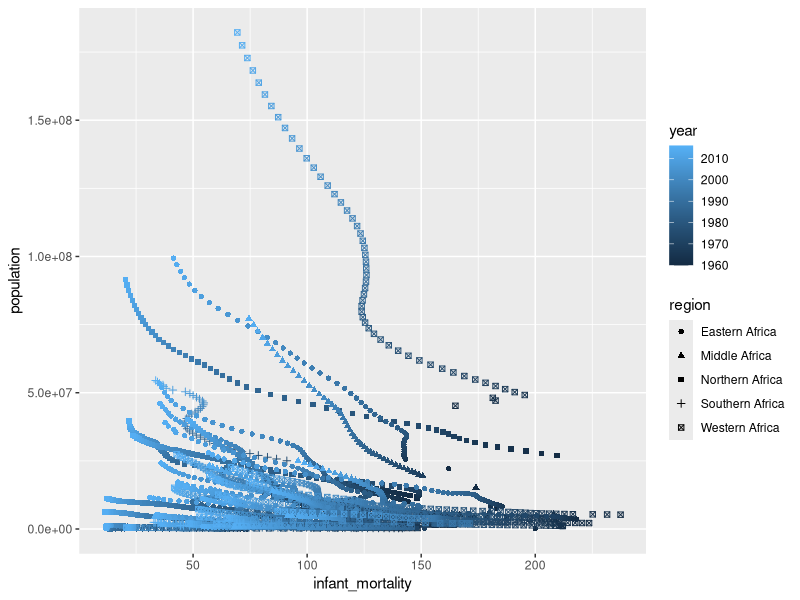
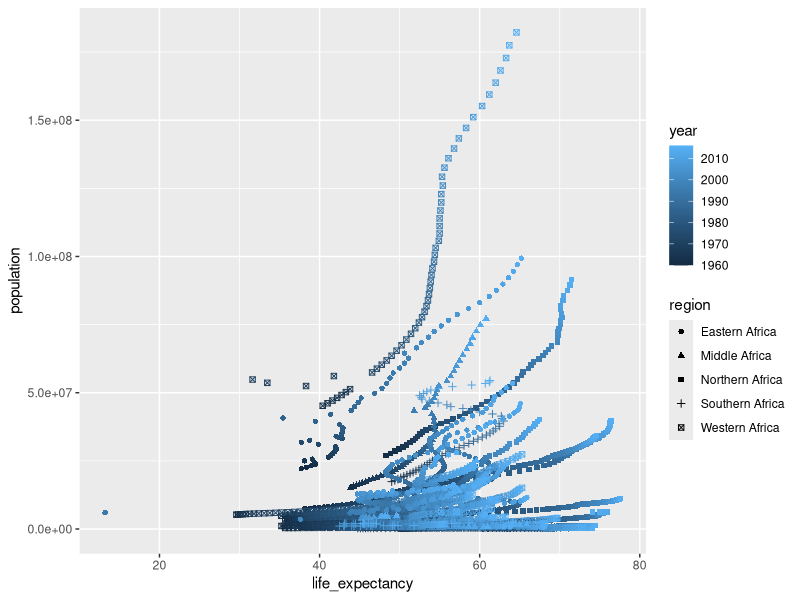
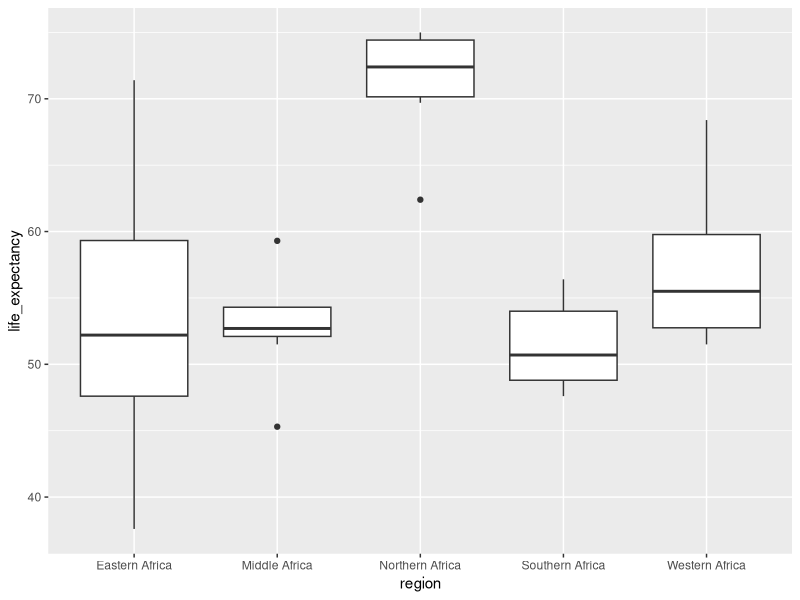

Write the R code that produced these figures, in order.
## ---- chunk 1
library(dslabs)
#library(gapminder)

#summary(data(gapminder))
### above is what caused my weird data

#look at help files for gapminder
help(gapminder)
#overview of data structure
str(gapminder)
#summary of data
summary(gapminder)
#determine type of object gapminder is
class(gapminder)

## ---- chunk 2
library(tidyverse)
library(dplyr)
## ---- chunk 3
africadata<-gapminder%>%
  filter(continent=="Africa")
## ---- chunk 4
str(africadata)
summary(africadata)
class(africadata)
## ---- chunk 5
Ainfant_mortality<-africadata%>%
  select(infant_mortality)
str(Ainfant_mortality)
summary(Ainfant_mortality)
Alife_expectancy<-africadata%>%
  select(life_expectancy)
str(Alife_expectancy)
summary(Alife_expectancy)
## ---- chunk 6
africadata%>%
  ggplot(aes(infant_mortality, population))+
  geom_point(aes(color=year, shape=region))
## ---- chunk 7
africadata%>%
  ggplot(aes(life_expectancy, population))+
  geom_point(aes(shape=region, color=year))
## ---- chunk 8
summary(africadata$year)
## ---- chunk 9
africadata%>%
  select(year, infant_mortality)%>%
  filter(is.na(infant_mortality))%>%
  count(year)
## ---- chunk 10
AD2K<-africadata%>%
  filter(year=="2000")

summary(AD2K)
str(AD2K)

## ---- chunk 11
Fit1<- lm(AD2K$life_expectancy~AD2K$infant_mortality)
summary(Fit1)
## ---- chunk 12
Fit2<- lm(AD2K$life_expectancy~AD2K$population)
summary(Fit2)

## ---- chunk 13
 
ggplot(AD2K, aes(x= region, y = life_expectancy)) +
  geom_boxplot() 
## ---- chunk 14
fit3 = lm(life_expectancy ~ gdp, data= AD2K)
summary(fit3)
## ---- chunk 15
fit4 = lm(life_expectancy~ infant_mortality + region , data = AD2K)
summary(fit4)
